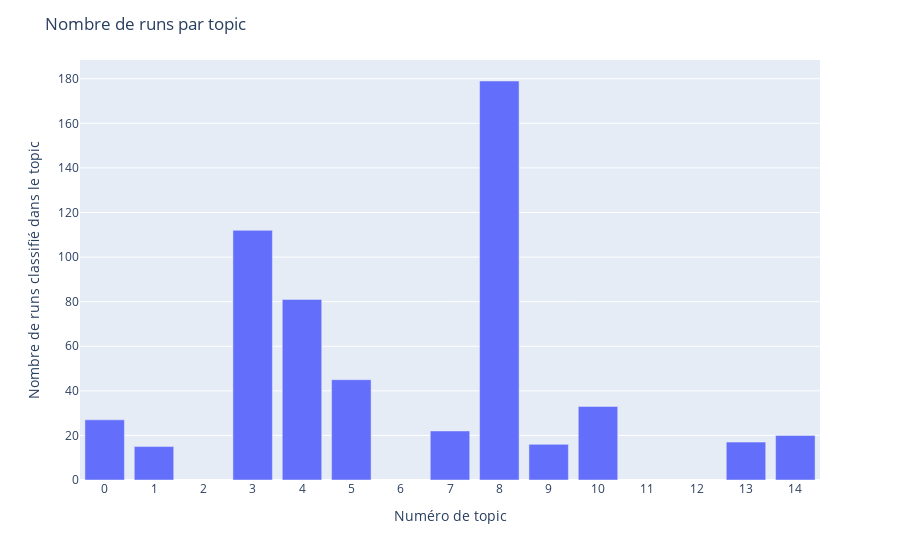

The notebook cell saved with this chart:
### Markdown cell above
### Histogramme nombre de runs par topic

### Code cell
data_df = (df_out.loc[:,['keywords', 'walk_best_topic_id']] # Group videos by their walk best topic and video position in run
.groupby('walk_best_topic_id')
    .count() # count for histogram
.reset_index()
    .rename(columns={"walk_best_topic_id":"Topic", "keywords":"Count"}))# Rename columns to have more meaningful name

# Plot the histogram
fig = px.bar(data_df, x='Topic',y="Count")
fig.update_layout(
    title="Nombre de runs par topic",
    xaxis_title="Numéro de topic",
    yaxis_title="Nombre de runs classifié dans le topic ",
    xaxis=dict(
        tickmode = 'array',
        tickvals=np.arange(0, embeddings.shape[1]).astype(int),
    ))
fig.write_html('plots/p5_nb_run_per_topic.html')
fig.show()

### Figure 1 — Plotly figure (JSON) as saved in the notebook; plotly's stock layout.template omitted (floating-point values rounded to 4 significant figures)
{"data": [{"alignmentgroup": "True", "hovertemplate": "Topic=%{x}<br>Count=%{y}<extra></extra>", "legendgroup": "", "marker": {"color": "#636efa", "pattern": {"shape": ""}}, "name": "", "offsetgroup": "", "orientation": "v", "showlegend": false, "textposition": "auto", "x": [0, 1, 3, 4, 5, 7, 8, 9, 10, 13, 14], "xaxis": "x", "y": [27, 15, 112, 81, 45, 22, 179, 16, 33, 17, 20], "yaxis": "y", "type": "bar"}], "layout": {"xaxis": {"anchor": "y", "domain": [0.0, 1.0], "title": {"text": "Numéro de topic"}, "tickmode": "array", "tickvals": [0, 1, 2, 3, 4, 5, 6, 7, 8, 9, 10, 11, 12, 13, 14]}, "yaxis": {"anchor": "x", "domain": [0.0, 1.0], "title": {"text": "Nombre de runs classifié dans le topic "}}, "legend": {"tracegroupgap": 0}, "margin": {"t": 60}, "barmode": "relative", "title": {"text": "Nombre de runs par topic"}}}
